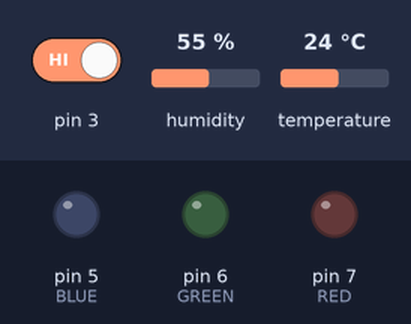
Recording of a sketch running on a simulated Arduino Uno, built with avr-gcc and run on an emulated ATmega328P. Parts: output pins drawn as LEDs (lit = HIGH). The inputs (shaded band) are chosen by the test bench; at power-on: pin 3 HIGH, humidity 55 %, temperature 24 °C. What the sketch prints to the serial monitor is not drawn.

Above: at 1.8 s.
1.9 s: pin 3 driven LOW
At 2.8 s:
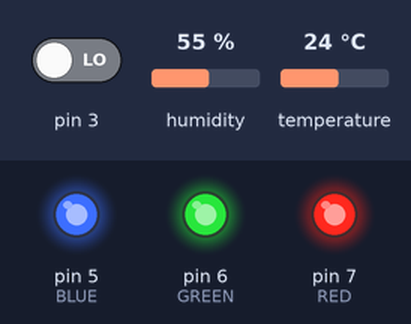
Timing chart, 0 to 4.9 s (numbered marks = the images above; inputs shaded):
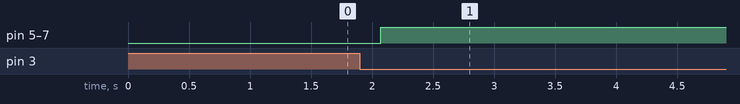

Measured:
- after the input at 1.9 s, pin 5 (BLUE), pin 6 (GREEN), pin 7 (RED): LOW → HIGH after 0.17 s

The sketch:

semtle.ino
```cpp
#include <DHT11.h>  //아두이노 온습도센서 DHT11을 사용하기위해 위에서 설치해두었던 라이브러리를 불러옵니다.
int RED = 7;
int GREEN = 6;
int BLUE = 5;


DHT11 dht11(A0);

void setup()

{

  Serial.begin(9600);
  pinMode(3, INPUT);

}

void loop()

{

  float temp, humi;
  int result = dht11.read(humi, temp);

  if (result == 0)

  {
    Serial.print(temp);
    Serial.print("/");
    Serial.print(humi);
    if (digitalRead(3) == 0){
      analogWrite(RED, 255);
      analogWrite(GREEN,255);
      analogWrite(BLUE, 255);
      delay(5000);
    } else {
      analogWrite(RED, 0);
      analogWrite(GREEN, 0);
      analogWrite(BLUE, 0);

    }


  } else

  {

    Serial.println();
    Serial.print("Error No :");
    Serial.print(result);
    Serial.println();

  }

  delay(1000);
}
```
